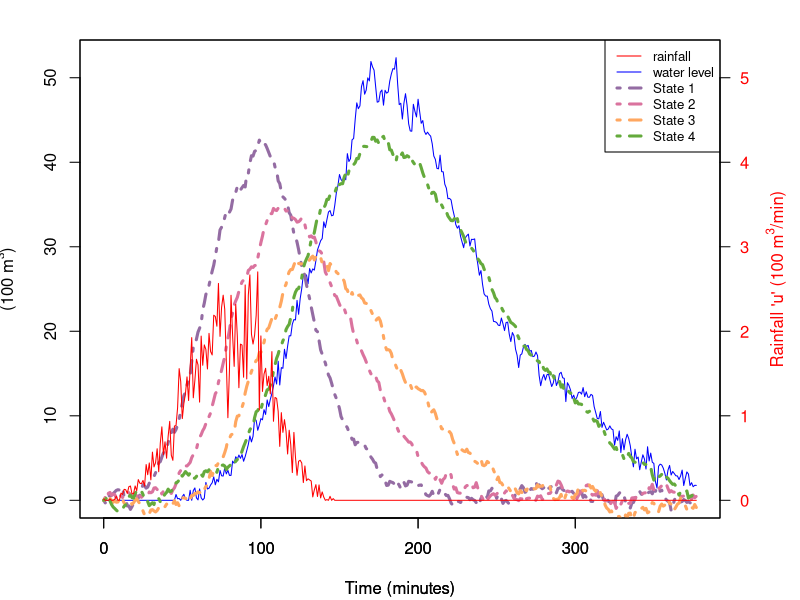

R code for this plot:
setwd(dirname(dirname(rstudioapi::getActiveDocumentContext()$path)));getwd() # automatically sets WD to repo-base

b1 <- read.csv("data/rain1.csv")

# parameters
a <- 0.04
sigma1 <- 0.1
sigma2 <- 0.5
K_states <- 4

N <- length(b1$minutes) # dependent on what experiment we use

# initial state
X <- matrix(nrow=K_states,ncol=N)
X0 <- c(0,0,0,0) # column vector
X[,1] <- X0
B <- matrix(c(1,0,0,0),nrow=K_states) # column
C <- matrix(c(0,0,0,1),nrow=1) # row 


kalman_filter <- function(input, a, sigma1, sigma2){
  A <- matrix(c(1-a,0,0,0,
                a,1-a,0,0,
                0,a,1-a,0,
                0,0,a,0.98),nrow=4, byrow=TRUE)
  Sigma1 <- diag(4)*sigma1
  Sigma2 <- matrix(sigma2)
  Y <- numeric(N)
  Y[1] <- C%*%X[,1] + sqrt(Sigma2) %*% rnorm(1) # scalar (the level of water in basin)
  # running N steps Kalman filtering with input u_t (rainfall)
  for (I in 2:N){
    X[,I] <- A %*% X[,I-1,drop=FALSE] + B%*%input[I-1] + chol(Sigma1) %*% matrix(rnorm(4),ncol=1)
    Y[I] <- C %*% X[,I] + sqrt(Sigma2) %*% rnorm(1)
  }
  return(list(X = X, Y = Y))
}

simul <- kalman_filter(b1$u, a, sigma1, sigma2)
X <- simul$X
Y <- simul$y


### TODO: MAKE MANY PLOTS WITH DIFFERENT PARAMETER VALUES in kalman_filter. see 1_1 with more compact plotting






### plotting
y_max <- max(b1$y)
old_mar <- par("mar")
par(mfrow=c(1,1), oma=c(0,0,0,3), mar=c(4.1, 4, 2, 1))

# right side will be the water level for, left will be input water rain

plot(b1$minutes, b1$y, col="blue", type="l", 
     xlab="Time (minutes)", ylab=expression(paste("(100 ", m^3, ")")),
     ylim=c(0, y_max))
# axis(side=4, col.axis="blue", las=1)
# mtext(expression(paste("y (100 ", m^3, ")")), side=4, line=2.5, col="blue")

lw=3;lt=4
lines(b1$minutes,X[1,], col="#946ca3", lwd=lw, lty=lt)
lines(b1$minutes,X[2,], col="#da739e", lwd=lw, lty=lt)
lines(b1$minutes,X[3,], col="#ffa760", lwd=lw, lty=lt)
lines(b1$minutes,X[4,], col="#64aa3c", lwd=lw, lty=lt)
legend("topright", 
       legend = c("rainfall", "water level", "State 1", "State 2", "State 3", "State 4"), 
       col = c("red","blue","#946ca3", "#da739e", "#ffa760", "#64aa3c"), 
       lwd = c(1, 1, lw, lw, lw, lw),
       lty = c(1, 1, lt, lt, lt, lt),
       cex=0.8)

par(new=TRUE)
plot(b1$minutes, b1$u, 
     col="red", lwd=1, type="l",
     xlab="Time (minutes)", ylab="", yaxt="n",
     main="", ylim=c(0, y_max/10))
axis(side=4, col.axis="red", las=1)
mtext(expression(paste("Rainfall 'u' (100 ", m^3, "/min)")), side=4, line=2.5, col="red")
